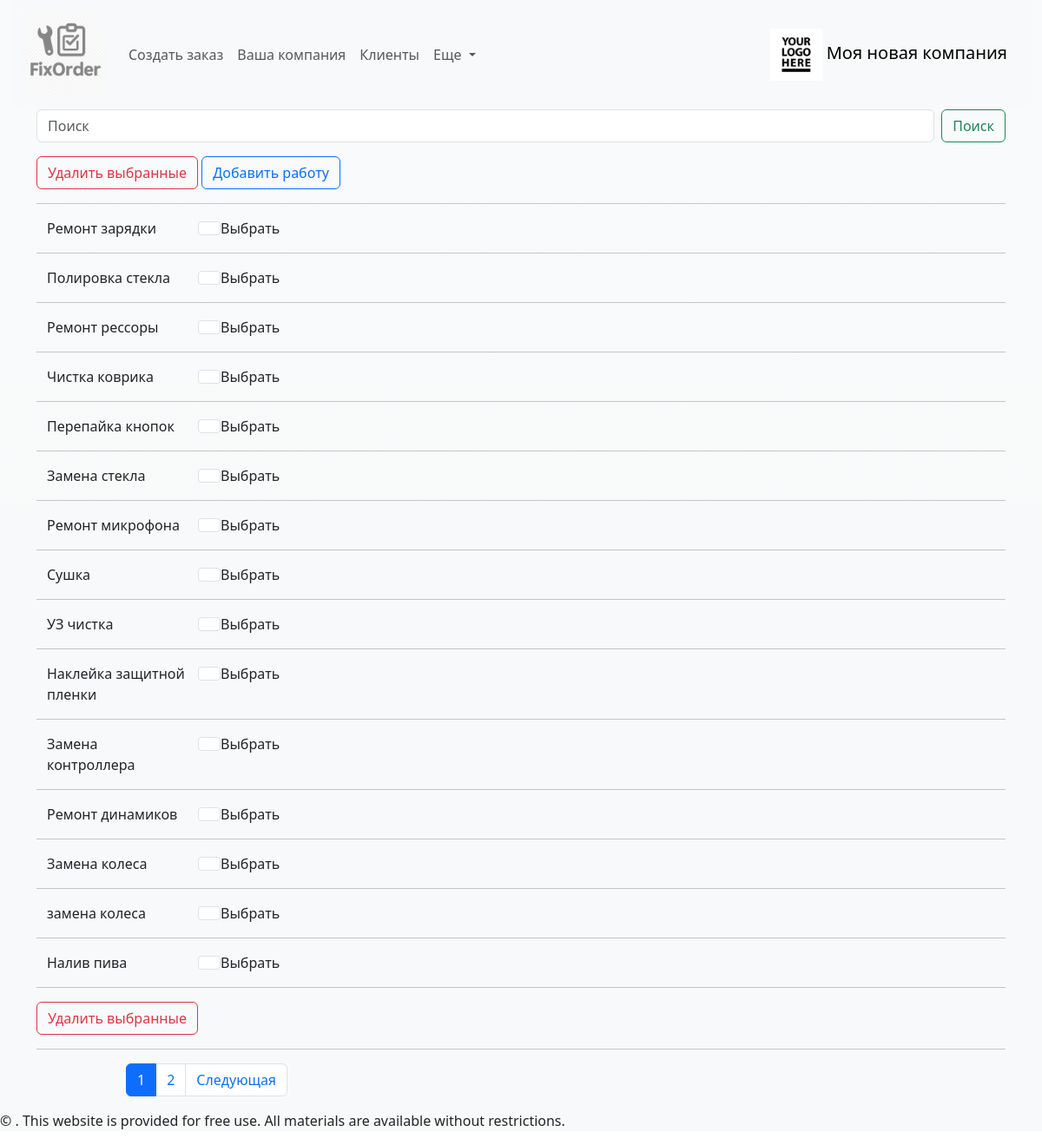
Page /typical_works/ on the earlier database version.
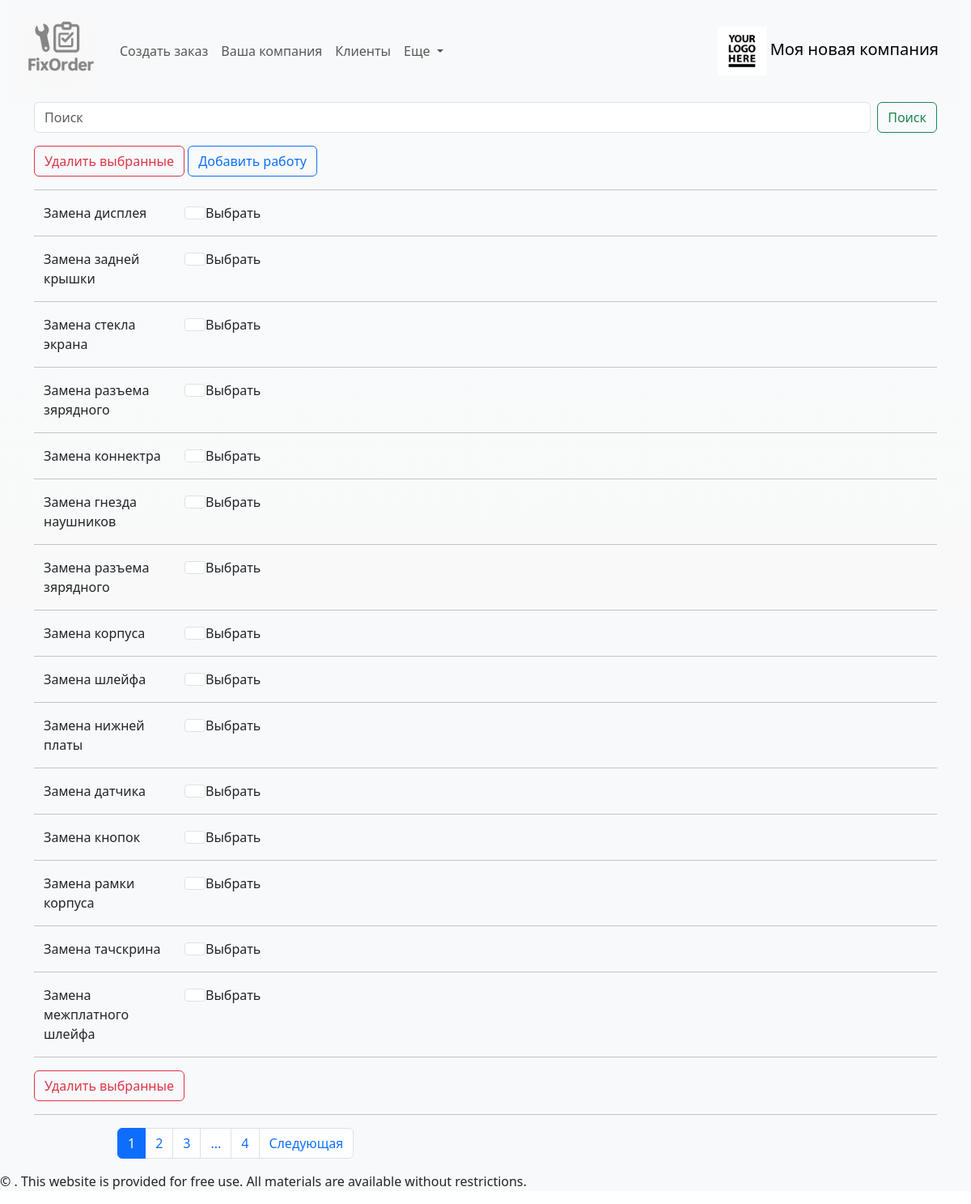
Same page on the later database version.
### fixorder/models.py (models this page shows, shortened)
class Company(models.Model):
    brand_name = models.CharField(max_length=255, unique=True, db_index=True, verbose_name='Название компании')
    official_name = models.CharField(max_length=255, blank=True, null=True, unique=True, db_index=True, verbose_name='Юридическое наименование')
    unp = models.DecimalField(max_digits=10, decimal_places=2, blank=True, null=True, verbose_name='УНП')
    phone = models.CharField(max_length=20, unique=True, verbose_name='Контактный номер')
    phone1 = models.CharField(max_length=20, blank=True, null=True, unique=True, verbose_name='Контактный номер')
    phone2 = models.CharField(max_length=20, blank=True, null=True, unique=True, verbose_name='Контактный номер')
    telegram = models.CharField(max_length=40, blank=True, null=True, verbose_name='Telegram')
    viber = models.CharField(max_length=20, blank=True, null=True, verbose_name='Viber')
    whatsapp = models.CharField(max_length=20, blank=True, null=True, verbose_name='Whattsapp')
    email = models.EmailField(max_length=50, blank=True, null=True, verbose_name='Электронная почта')
    adress = models.CharField(max_length=255, blank=True, null=True, unique=True, db_index=True, verbose_name='Адрес')
    postal_adress = models.CharField(max_length=255, blank=True, null=True, unique=True, verbose_name='Почтовый адрес')
    official_adress = models.CharField(max_length=255, blank=True, null=True, unique=True, verbose_name='Юридический адрес')
    income_data = models.TextField(max_length=20000, blank=True, null=True, verbose_name='Общая информация для приемной квитанции')
    warranty_data = models.TextField(max_length=20000, blank=True, null=True, verbose_name='Информация выполненных работ (гарантийного талона)')
    photo = models.ImageField(upload_to="static/img/", blank=True, null=True, verbose_name="Логотип компании")

class TypicalWork(models.Model):
    description = models.CharField(max_length=255, verbose_name='Вид работы')
    class Meta:
        ordering = ['pk']

### fixorder/views.py (the view, shortened to what this page needs)
# urls.py: path('typical_works/', views.TypicalWorks.as_view(), name='typical_works'),
class TypicalWorks(ListView):
    model = TypicalWork
    template_name = 'fixorder/typical_work_list.html'
    context_object_name = 'my_works'
    paginate_by = 15
    extra_context = {'title': 'Виды работ', 'header': 'Ваши работы'}
    def get_queryset(self):
        query = self.request.GET.get('q')
        if query:
            query = query.replace("\\","")
            return TypicalWork.objects.filter(description__icontains=query)# для PosgreSQL можно использовать __icontains
        return TypicalWork.objects.all()

### fixorder/templatetags/fixorder_tags.py (called while the page is built)
@register.simple_tag
def logo_url():
    return static('img/logo.png')

@register.simple_tag
def get_company_name():
    return Company.objects.get(pk=1).brand_name

### fixorder/templates/fixorder/typical_work_list.html (shortened to what this page needs)
{% extends 'fixorder/base.html' %}
{% block content %}
{% include 'fixorder/search_without_checkbox.html' %}
<p>
<form method="POST" action="{% url 'typical_works' %}">
    <button type="submit" class="btn btn-outline-danger">Удалить выбранные</button>
    <a href="{% url 'create_typical_work' %}" class="btn btn-outline-primary">Добавить работу</a>
    <hr>
    {% for mw in my_works %}
<li class="list-group-item">
    <div class="container">
        <div class="row">
            <div class="col-2">{{ mw.description }}</div>
              <input class="form-check-input" type="checkbox" name="delete_ids" value="{{ mw.pk }}" id="{{ mw.pk }}_checkbox">Выбрать
        </div>
    </div>
    <hr>
{% endfor %}
</li>
<button type="submit" class="btn btn-outline-danger">Удалить выбранные</button>
</form>
<hr>
{% endblock content %}

### fixorder/templates/fixorder/base.html (shortened to what this page needs)
{% load static %}
{% load fixorder_tags %}
<!DOCTYPE html>
<html lang="en">
<head>
   <link href="{% static 'css/select2.min.css' %}" rel="stylesheet" />
    <link rel="stylesheet" href="{% static 'css/bootstrap.min.css' %}"/>
    <link rel="stylesheet" href="{% static 'css/style.css' %}"/>
</head>
<body>
<div id="content" class="bg-light bg-gradient">
    <header class="header sticky-top d-flex align-items-center">
        <div class="container-fluid text-center">
            <div class="row">
                <div class="col-12">
                {% include 'fixorder/navbar.html'%}
                </div>
            </div>
        </div>
    </header>
    <div class="container">
        <div class="row">
            <div class="col-12">
                {% block content %}{% endblock content %}
            </div>
        </div>
    </div>
<div style="margin-left: 145px;">
{% if paginator %}
<nav aria-label="Page navigation example">
  <ul class="pagination">
    {% for num in page_obj.paginator.page_range %}
      {% if num >= page_obj.number|add:-2 and num <= page_obj.number|add:2 %}
        {% if num == page_obj.number %}
          <li class="page-item active">
            <a class="page-link" href="#">{{ num }}</a>
          </li>
        {% else %}
          <li class="page-item">
            <a class="page-link" href="?page={{ num }}">{{ num }}</a>
          </li>
        {% endif %}
      {% endif %}
    {% endfor %}
    {% if page_obj.number < page_obj.paginator.num_pages|add:-2 %}
      <li class="page-item">
        <span class="page-link">...</span>
      </li>
      <li class="page-item">
        <a class="page-link" href="?page={{ page_obj.paginator.num_pages }}">{{ page_obj.paginator.num_pages }}</a>
      </li>
    {% endif %}
    {% if page_obj.has_next %}
      <li class="page-item">
        <a class="page-link" href="?page={{ page_obj.next_page_number }}">Следующая</a>
      </li>
    {% endif %}
  </ul>
</nav>
{% endif %}
    </div>
<footer>
  <p>&copy; {{ year }}. This website is provided for free use. All materials are available without restrictions.</p>
</footer>
    </div>
</body>
</html>

### fixorder/templates/fixorder/navbar.html (shortened to what this page needs)
{% load fixorder_tags %}
<nav class="navbar navbar-expand-lg bg-body-tertiary">
  <div class="container-fluid">
    <a class="navbar-brand" href="/">
      <img src="/static/img/br_phone.png" alt="" height="100">
    </a>
    <div class="collapse navbar-collapse" id="navbarSupportedContent">
      <ul class="navbar-nav me-auto mb-2 mb-lg-0">
        <li class="nav-item">
          <a class="nav-link" href="/neworder">Создать заказ</a>
        </li>
        <li class="nav-item">
          <a class="nav-link" href="/company">Ваша компания</a>
        </li>
        <li class="nav-item">
          <a class="nav-link" href="/clientlist">Клиенты</a>
        </li>
        <li class="nav-item dropdown">
          <a class="nav-link dropdown-toggle" href="#" role="button" data-bs-toggle="dropdown" aria-expanded="false">
            Еще
          </a>
        </li>
      </ul>
    </div>
    <a class="navbar-brand" href="/">
      <img src="{% logo_url %}" alt="FixOrder" height="60">
      {% get_company_name %}
    </a>
    </div>
</nav>

### fixorder/templates/fixorder/search_without_checkbox.html
<form class="d-flex" role="search" method="GET">
    <input class="form-control me-2" type="search" placeholder="Поиск" aria-label="Search" name="q" value="{{ request.GET.q }}">
    <button class="btn btn-outline-success" type="submit">Поиск</button>
</form>

### fixorder/templates/fixorder/base.html (style rules this page uses)
#content { display: none; }

Differences in the rows shown:
changed TypicalWork: description "Ремонт зарядки" → "Замена дисплея"
changed TypicalWork: description "Полировка стекла" → "Замена задней крышки"
changed TypicalWork: description "Ремонт рессоры" → "Замена стекла экрана"
changed TypicalWork (number 4 of 15 on the later page): description "Чистка коврика" → "Замена разъема зярядного"
changed TypicalWork: description "Перепайка кнопок" → "Замена коннектра"
changed TypicalWork: description "Замена стекла" → "Замена гнезда наушников"
changed TypicalWork (number 7 of 15 on the later page): description "Ремонт микрофона" → "Замена разъема зярядного"
changed TypicalWork: description "Сушка" → "Замена корпуса"
changed TypicalWork: description "УЗ чистка" → "Замена шлейфа"
changed TypicalWork: description "Наклейка защитной пленки" → "Замена нижней платы"
changed TypicalWork: description "Замена контроллера" → "Замена датчика"
changed TypicalWork: description "Ремонт динамиков" → "Замена кнопок"
changed TypicalWork: description "Замена колеса" → "Замена рамки корпуса"
changed TypicalWork: description "замена колеса" → "Замена тачскрина"
changed TypicalWork: description "Налив пива" → "Замена межплатного шлейфа"
Other differences:
{{ page_obj.paginator.num_pages }}: (not shown) → "4"
new list line: "3"
